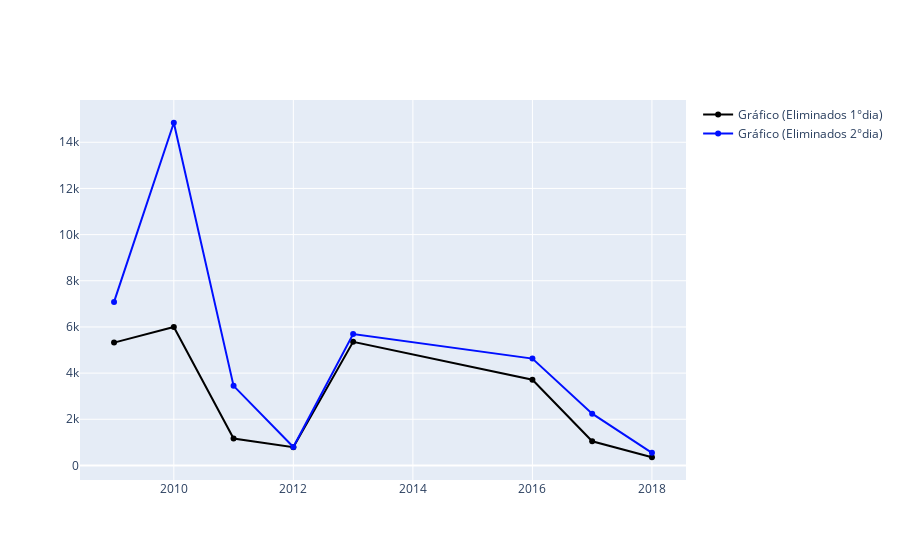

Notebook code for this chart:
### Code cell
dftudo1 = go.Scatter(x = ['2009','2010','2011','2012','2013','2016','2017','2018'],
                y = [df2009dia1[2], df2010dia1[2], df2011dia1[2], df2012dia1[2], df2013dia1[2], df2016dia1[2], df2017dia1[2], df2018dia1[2]],
                name = 'Gráfico (Eliminados 1°dia)',
                marker = {'color': '#000000'})
dftudo2 = go.Scatter(x = ['2009','2010','2011','2012','2013','2016','2017','2018'],
                y =  [df2009dia2[2], df2010dia2[2], df2011dia2[2], df2012dia2[2], df2013dia2[2], df2016dia2[2], df2017dia2[2], df2018dia2[2]],
                name = 'Gráfico (Eliminados 2°dia)',
                marker = {'color': '#000fff'})


data = [dftudo1, dftudo2]
py.iplot(data)

### Figure 1 — Plotly figure (JSON) as saved in the notebook; plotly's stock layout.template omitted (floating-point values rounded to 4 significant figures)
{"data": [{"marker": {"color": "#000000"}, "name": "Gráfico (Eliminados 1°dia)", "type": "scatter", "x": ["2009", "2010", "2011", "2012", "2013", "2016", "2017", "2018"], "y": [5322, 5997, 1169, 790, 5355, 3711, 1045, 355]}, {"marker": {"color": "#000fff"}, "name": "Gráfico (Eliminados 2°dia)", "type": "scatter", "x": ["2009", "2010", "2011", "2012", "2013", "2016", "2017", "2018"], "y": [7086, 14846, 3448, 799, 5692, 4629, 2244, 547]}], "layout": {}}
